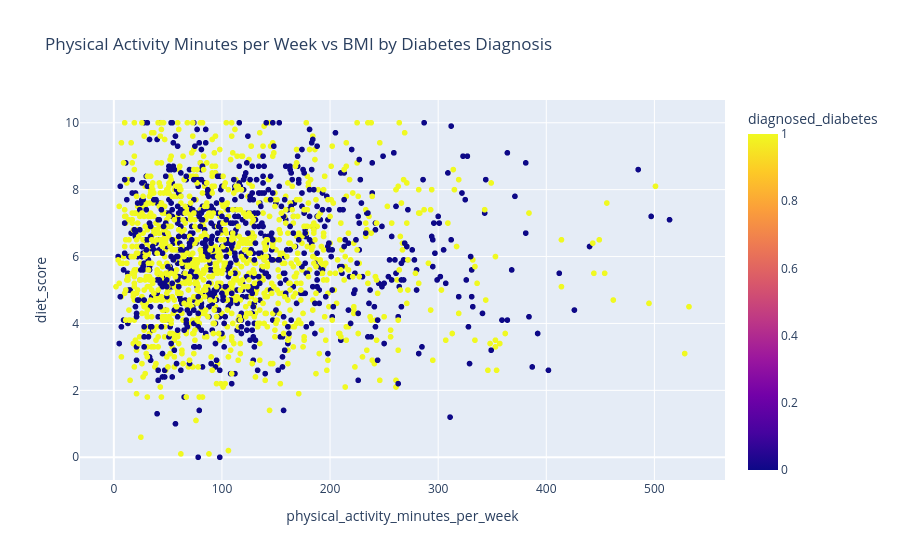

The code cell stored with this chart in its notebook:
### Code cell
# physical activity minutes per week vc diet score
fig = px.scatter(df.sample(n=2000, random_state=42),
                x = 'physical_activity_minutes_per_week',
                y = 'diet_score',
                color = 'diagnosed_diabetes',
                title = 'Physical Activity Minutes per Week vs BMI by Diabetes Diagnosis')
fig.show()

### Figure 1 — Plotly figure (JSON) as saved in the notebook; plotly's stock layout.template omitted (floating-point values rounded to 4 significant figures; data arrays with more than 128 entries replaced by an {"elided": "..."} marker saying what was removed)
{"data": [{"hovertemplate": "physical_activity_minutes_per_week=%{x}<br>diet_score=%{y}<br>diagnosed_diabetes=%{marker.color}<extra></extra>", "legendgroup": "", "marker": {"color": {"elided": "2000 int values"}, "coloraxis": "coloraxis", "symbol": "circle"}, "mode": "markers", "name": "", "showlegend": false, "type": "scattergl", "x": {"elided": "2000 int values"}, "xaxis": "x", "y": {"elided": "2000 float values"}, "yaxis": "y"}], "layout": {"coloraxis": {"colorbar": {"title": {"text": "diagnosed_diabetes"}}, "colorscale": [[0, "#0d0887"], [0.1111, "#46039f"], [0.2222, "#7201a8"], [0.3333, "#9c179e"], [0.4444, "#bd3786"], [0.5556, "#d8576b"], [0.6667, "#ed7953"], [0.7778, "#fb9f3a"], [0.8889, "#fdca26"], [1, "#f0f921"]]}, "legend": {"tracegroupgap": 0}, "title": {"text": "Physical Activity Minutes per Week vs BMI by Diabetes Diagnosis"}, "xaxis": {"anchor": "y", "domain": [0, 1], "title": {"text": "physical_activity_minutes_per_week"}}, "yaxis": {"anchor": "x", "domain": [0, 1], "title": {"text": "diet_score"}}}}
